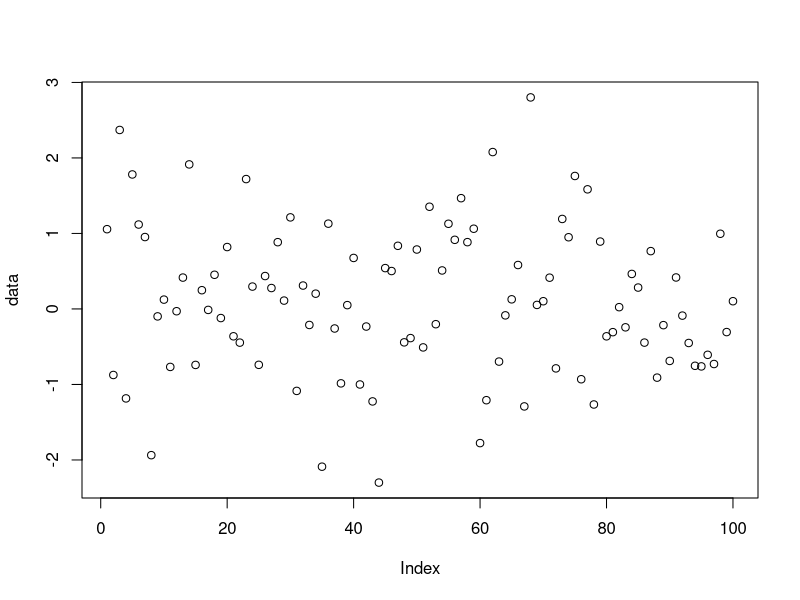
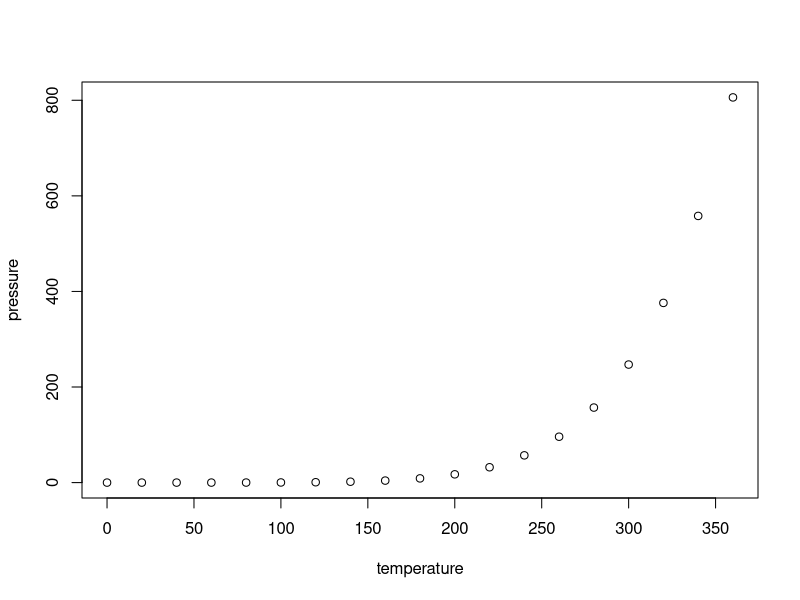

The R source for these figures, in order:
## ---- chunk 1
knitr::opts_chunk$set(echo = TRUE)
## ---- chunk 2
data<-rnorm(100)
plot(data)
## ---- chunk 3
plot(pressure)
